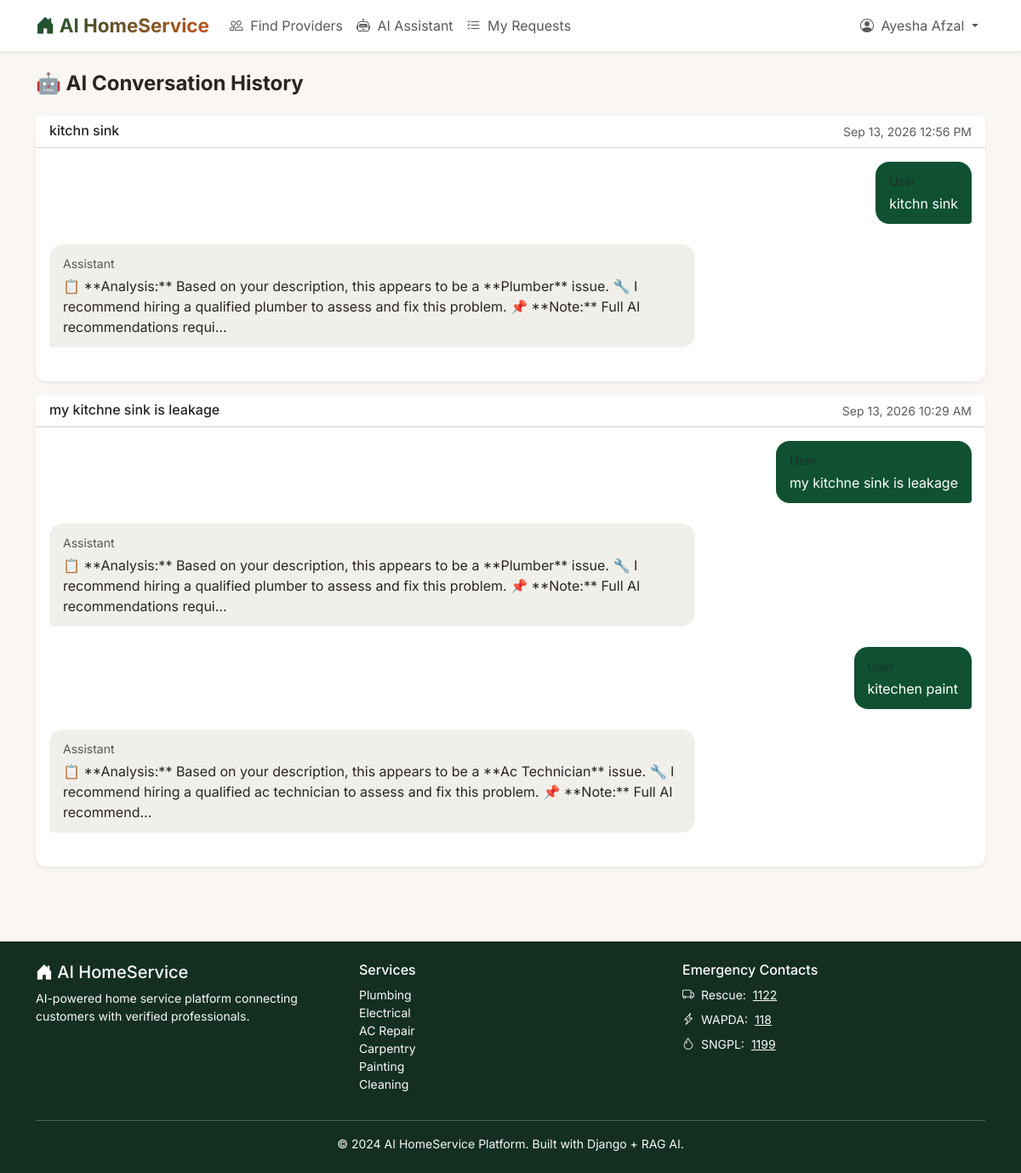
/ai/history/ (signed in), run on the app's committed database.
### apps/accounts/models.py (models this page shows, shortened)
class User(AbstractUser):
    class Role(models.TextChoices):
        CUSTOMER = 'CUSTOMER', _('Customer')
        PROVIDER = 'PROVIDER', _('Service Provider')
        ADMIN = 'ADMIN', _('Admin')
    role = models.CharField(
        max_length=20,
        choices=Role.choices,
        default=Role.CUSTOMER,
    )
    phone_number = models.CharField(max_length=20, blank=True)
    profile_picture = models.ImageField(
        upload_to='profile_pics/', blank=True, null=True
    )
    created_at = models.DateTimeField(auto_now_add=True)
    updated_at = models.DateTimeField(auto_now=True)
    class Meta:
        verbose_name = 'User'
        verbose_name_plural = 'Users'

### apps/ai_assistant/models.py (models this page shows, shortened)
class AIConversation(models.Model):
    user = models.ForeignKey(
        User, on_delete=models.CASCADE, related_name='ai_conversations'
    )
    session_title = models.CharField(max_length=200, blank=True)
    problem_context = models.TextField(blank=True)
    location_context = models.CharField(max_length=200, blank=True)
    is_active = models.BooleanField(default=True)
    created_at = models.DateTimeField(auto_now_add=True)
    updated_at = models.DateTimeField(auto_now=True)
    class Meta:
        ordering = ['-created_at']
        verbose_name = 'AI Conversation'
        verbose_name_plural = 'AI Conversations'

class AIMessage(models.Model):
    class Role(models.TextChoices):
        USER = 'user', 'User'
        ASSISTANT = 'assistant', 'Assistant'
        SYSTEM = 'system', 'System'
    conversation = models.ForeignKey(
        AIConversation, on_delete=models.CASCADE, related_name='messages'
    )
    role = models.CharField(max_length=20, choices=Role.choices)
    content = models.TextField()
    raw_context = models.TextField(blank=True, help_text="RAG context used to generate this message")
    created_at = models.DateTimeField(auto_now_add=True)
    class Meta:
        ordering = ['created_at']
        verbose_name = 'AI Message'
        verbose_name_plural = 'AI Messages'

### apps/ai_assistant/views.py (the view)
# urls.py: path('history/', views.conversation_history, name='history'),
@login_required
def conversation_history(request):
    conversations = AIConversation.objects.filter(
        user=request.user
    ).prefetch_related('messages').order_by('-created_at')[:20]
    return render(request, 'ai_assistant/history.html', {'conversations': conversations})

### templates/ai_assistant/history.html (shortened to what this page needs)
{% extends 'base.html' %}
{% block content %}
<div class="container py-4">
    <h4 class="fw-bold mb-4">🤖 AI Conversation History</h4>
    {% if conversations %}
    {% for conv in conversations %}
    <div class="card mb-3 shadow-sm">
        <div class="card-header bg-white d-flex justify-content-between">
            <h6 class="mb-0">{{ conv.session_title|truncatechars:60|default:"Conversation" }}</h6>
            <small class="text-muted">{{ conv.created_at|date:"M d, Y g:i A" }}</small>
        </div>
        <div class="card-body">
            {% for msg in conv.messages.all|slice:":4" %}
            <div class="d-flex mb-2 {% if msg.role == 'user' %}justify-content-end{% endif %}">
                <div class="message-bubble {{ msg.role }}" style="max-width:70%">
                    <small class="text-muted d-block mb-1">{{ msg.get_role_display }}</small>
                    {{ msg.content|truncatechars:200 }}
                </div>
            </div>
            {% endfor %}
        </div>
    </div>
    {% endfor %}
    {% else %}
    <div class="text-center py-5 text-muted">
        <div style="font-size:3rem">💬</div>
        <p>No conversations yet. <a href="{% url 'ai_assistant:chat' %}">Ask the AI Assistant</a></p>
    </div>
    {% endif %}
</div>
{% endblock %}

### templates/base.html (shortened to what this page needs)
{% load static %}
<!DOCTYPE html>
<html lang="en">
<head>
    <link href="https://cdn.jsdelivr.net/npm/bootstrap@5.3.2/dist/css/bootstrap.min.css" rel="stylesheet">
    <link href="https://cdn.jsdelivr.net/npm/bootstrap-icons@1.11.3/font/bootstrap-icons.min.css" rel="stylesheet">
</head>
<body>
<nav class="navbar navbar-expand-lg navbar-light bg-white shadow-sm sticky-top">
    <div class="container">
        <a class="navbar-brand" href="{% url 'core:home' %}">
            <span class="ai-badge">
                <i class="bi bi-house-door-fill" aria-hidden="true"></i>
                AI HomeService
            </span>
        </a>
        <div class="collapse navbar-collapse" id="navMain">
            <ul class="navbar-nav me-auto">
                <li class="nav-item">
                    <a class="nav-link" href="{% url 'providers:provider_list' %}">
                        <i class="bi bi-people me-1" aria-hidden="true"></i>
                        Find Providers
                    </a>
                </li>
                {% if user.is_authenticated %}
                <li class="nav-item">
                    <a class="nav-link" href="{% url 'ai_assistant:chat' %}">
                        <i class="bi bi-robot me-1" aria-hidden="true"></i>
                        AI Assistant
                    </a>
                </li>
                <li class="nav-item">
                    <a class="nav-link" href="{% url 'services:my_requests' %}">
                        <i class="bi bi-list-check me-1" aria-hidden="true"></i>
                        My Requests
                    </a>
                </li>
                {% endif %}
            </ul>
            <ul class="navbar-nav">
                {% if user.is_authenticated %}
                    <li class="nav-item dropdown">
                        <a class="nav-link dropdown-toggle"
                           href="#"
                           id="userMenu"
                           role="button"
                           data-bs-toggle="dropdown"
                           aria-expanded="false">
                            <i class="bi bi-person-circle me-1" aria-hidden="true"></i>
                            {{ user.get_full_name|default:user.username }}
                        </a>
                    </li>
                {% endif %}
            </ul>
        </div>
    </div>
</nav>
<main id="main-content">
    {% block content %}{% endblock %}
</main>
<footer class="py-4 mt-5"
        style="background-color: #142f22; color: #fff;">
    <div class="container">
        <div class="row">
            <div class="col-md-4">
                <h5>
                    <i class="bi bi-house-door-fill" aria-hidden="true"></i>
                    AI HomeService
                </h5>
                <p class="text-light small">
                    AI-powered home service platform connecting customers with verified professionals.
                </p>
            </div>
            <div class="col-md-4">
                <h6>Services</h6>
                <ul class="list-unstyled small text-light">
                    <li>Plumbing</li>
                    <li>Electrical</li>
                    <li>AC Repair</li>
                    <li>Carpentry</li>
                    <li>Painting</li>
                    <li>Cleaning</li>
                </ul>
            </div>
            <div class="col-md-4">
                <h6>Emergency Contacts</h6>
                <ul class="list-unstyled small text-light footer-list">
                    <li>
                        <i class="bi bi-truck" aria-hidden="true"></i>
                        Rescue:
                        <a href="tel:1122" class="text-light">
                            1122
                        </a>
                    </li>
                    <li>
                        <i class="bi bi-lightning-charge" aria-hidden="true"></i>
                        WAPDA:
                        <a href="tel:118" class="text-light">
                            118
                        </a>
                    </li>
                    <li>
                        <i class="bi bi-droplet" aria-hidden="true"></i>
                        SNGPL:
                        <a href="tel:1199" class="text-light">
                            1199
                        </a>
                    </li>
                </ul>
            </div>
        </div>
        <hr class="border-light">
        <p class="text-center text-light small mb-0">
            © 2024 AI HomeService Platform. Built with Django + RAG AI.
        </p>
    </div>
</footer>
</body>
</html>

### templates/base.html (style rules this page uses)
:root { --primary: #0F5132; --primary-dark: #0A3D26; --accent: #C2571B; --accent-dark: #9c4415; --secondary: #8B7355; --success: #4D7C4A; --warning: #B8860B; --danger: #721b16; --bg-light: #FAF7F2; --text-dark: #292524; --text-muted: #78716C; --border-color: #E7E0D5; --bs-primary: #153d2a; --bs-primary-rgb: 15, 81, 50; --bs-link-color: #0F5132; --bs-link-hover-color: #0A3D26; --space-1: 0.25rem; --space-2: 0.5rem; --space-3: 1rem; --space-4: 1.5rem; --space-5: 2rem; --space-6: 3rem; --radius-sm: 8px; --radius-md: 12px; --radius-lg: 20px; }
* { scroll-behavior: smooth; }
body { font-family: 'Inter', sans-serif; background-color: var(--bg-light); color: var(--text-dark); }
.navbar-brand { font-weight: 700; font-size: 1.4rem; }
.navbar-brand .ai-badge { background: linear-gradient(135deg, var(--primary), var(--accent)); -webkit-background-clip: text; background-clip: text; -webkit-text-fill-color: transparent; color: var(--primary); }
.card { border: none; box-shadow: 0 1px 3px rgba(41, 37, 36, 0.08); border-radius: var(--radius-md); }
.message-bubble { max-width: 80%; padding: 12px 16px; border-radius: 16px; margin-bottom: var(--space-3); }
.message-bubble.user { background: var(--primary); color: white; margin-left: auto; border-bottom-right-radius: 4px; }
.message-bubble.assistant { background: #f1efe9; color: var(--text-dark); border-bottom-left-radius: 4px; }
.footer-list li { display: flex; align-items: center; gap: var(--space-2); margin-bottom: var(--space-2); }
.message-bubble { animation: fadeInUp 0.3s ease-out; }
a { color: var(--primary); }

### data on the page
User: get_full_name "Ayesha Afzal"
AIConversation: session_title "kitchn sink", created_at "Sep 13, 2026 12:56 PM"
AIMessage: content "kitchn sink"
AIMessage: role "Assistant", content "📋 **Analysis:** Based on your description, this appears to be a **Plumber** issue. 🔧 I recommend hiring a qualified plumber to assess and fix this problem. 📌 **Note:** Full AI recommendations requi…"
AIConversation: session_title "my kitchne sink is leakage", created_at "Sep 13, 2026 10:29 AM"
AIMessage: content "my kitchne sink is leakage"
AIMessage: role "Assistant", content "📋 **Analysis:** Based on your description, this appears to be a **Plumber** issue. 🔧 I recommend hiring a qualified plumber to assess and fix this problem. 📌 **Note:** Full AI recommendations requi…"
AIMessage: content "kitechen paint"
AIMessage: role "Assistant", content "📋 **Analysis:** Based on your description, this appears to be a **Ac Technician** issue. 🔧 I recommend hiring a qualified ac technician to assess and fix this problem. 📌 **Note:** Full AI recommend…"
